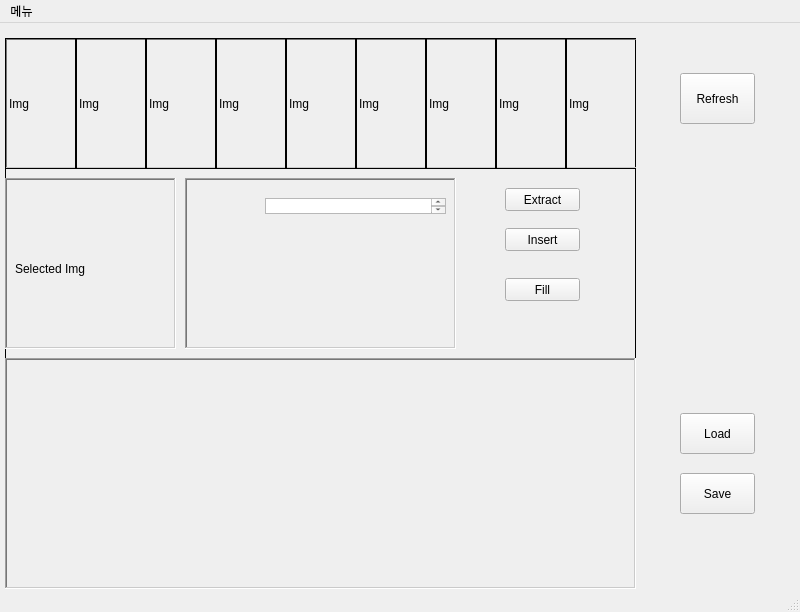
<?xml version="1.0" encoding="UTF-8"?>
<ui version="4.0">
 <class>MainWindow</class>
 <widget class="QMainWindow" name="MainWindow">
  <property name="geometry">
   <rect>
    <x>0</x>
    <y>0</y>
    <width>800</width>
    <height>612</height>
   </rect>
  </property>
  <property name="windowTitle">
   <string>MainWindow</string>
  </property>
  <widget class="QWidget" name="centralwidget">
   <widget class="QPushButton" name="refresh">
    <property name="geometry">
     <rect>
      <x>680</x>
      <y>50</y>
      <width>75</width>
      <height>51</height>
     </rect>
    </property>
    <property name="text">
     <string>Refresh</string>
    </property>
   </widget>
   <widget class="QPushButton" name="load">
    <property name="geometry">
     <rect>
      <x>680</x>
      <y>390</y>
      <width>75</width>
      <height>41</height>
     </rect>
    </property>
    <property name="text">
     <string>Load</string>
    </property>
   </widget>
   <widget class="QPushButton" name="save">
    <property name="geometry">
     <rect>
      <x>680</x>
      <y>450</y>
      <width>75</width>
      <height>41</height>
     </rect>
    </property>
    <property name="text">
     <string>Save</string>
    </property>
   </widget>
   <widget class="QWidget" name="gridLayoutWidget">
    <property name="geometry">
     <rect>
      <x>0</x>
      <y>10</y>
      <width>641</width>
      <height>561</height>
     </rect>
    </property>
    <layout class="QGridLayout" name="gridLayout">
     <property name="leftMargin">
      <number>5</number>
     </property>
     <property name="topMargin">
      <number>5</number>
     </property>
     <property name="rightMargin">
      <number>5</number>
     </property>
     <property name="bottomMargin">
      <number>5</number>
     </property>
     <item row="0" column="0">
      <widget class="QFrame" name="main_frame">
       <property name="frameShape">
        <enum>QFrame::Box</enum>
       </property>
       <property name="frameShadow">
        <enum>QFrame::Plain</enum>
       </property>
       <widget class="QFrame" name="generated_img_frame">
        <property name="geometry">
         <rect>
          <x>0</x>
          <y>0</y>
          <width>681</width>
          <height>131</height>
         </rect>
        </property>
        <property name="frameShape">
         <enum>QFrame::WinPanel</enum>
        </property>
        <property name="frameShadow">
         <enum>QFrame::Sunken</enum>
        </property>
        <property name="lineWidth">
         <number>2</number>
        </property>
        <property name="midLineWidth">
         <number>2</number>
        </property>
        <widget class="QLabel" name="g_img_1">
         <property name="geometry">
          <rect>
           <x>0</x>
           <y>0</y>
           <width>72</width>
           <height>131</height>
          </rect>
         </property>
         <property name="frameShape">
          <enum>QFrame::Box</enum>
         </property>
         <property name="text">
          <string>Img</string>
         </property>
        </widget>
        <widget class="QLabel" name="g_img_2">
         <property name="geometry">
          <rect>
           <x>70</x>
           <y>0</y>
           <width>72</width>
           <height>131</height>
          </rect>
         </property>
         <property name="frameShape">
          <enum>QFrame::Box</enum>
         </property>
         <property name="text">
          <string>Img</string>
         </property>
        </widget>
        <widget class="QLabel" name="g_img_3">
         <property name="geometry">
          <rect>
           <x>140</x>
           <y>0</y>
           <width>72</width>
           <height>131</height>
          </rect>
         </property>
         <property name="frameShape">
          <enum>QFrame::Box</enum>
         </property>
         <property name="text">
          <string>Img</string>
         </property>
        </widget>
        <widget class="QLabel" name="g_img_4">
         <property name="geometry">
          <rect>
           <x>210</x>
           <y>0</y>
           <width>72</width>
           <height>131</height>
          </rect>
         </property>
         <property name="frameShape">
          <enum>QFrame::Box</enum>
         </property>
         <property name="text">
          <string>Img</string>
         </property>
        </widget>
        <widget class="QLabel" name="g_img_5">
         <property name="geometry">
          <rect>
           <x>280</x>
           <y>0</y>
           <width>72</width>
           <height>131</height>
          </rect>
         </property>
         <property name="frameShape">
          <enum>QFrame::Box</enum>
         </property>
         <property name="text">
          <string>Img</string>
         </property>
        </widget>
        <widget class="QLabel" name="g_img_6">
         <property name="geometry">
          <rect>
           <x>350</x>
           <y>0</y>
           <width>72</width>
           <height>131</height>
          </rect>
         </property>
         <property name="frameShape">
          <enum>QFrame::Box</enum>
         </property>
         <property name="text">
          <string>Img</string>
         </property>
        </widget>
        <widget class="QLabel" name="g_img_7">
         <property name="geometry">
          <rect>
           <x>420</x>
           <y>0</y>
           <width>72</width>
           <height>131</height>
          </rect>
         </property>
         <property name="frameShape">
          <enum>QFrame::Box</enum>
         </property>
         <property name="text">
          <string>Img</string>
         </property>
        </widget>
        <widget class="QLabel" name="g_img_8">
         <property name="geometry">
          <rect>
           <x>490</x>
           <y>0</y>
           <width>72</width>
           <height>131</height>
          </rect>
         </property>
         <property name="frameShape">
          <enum>QFrame::Box</enum>
         </property>
         <property name="text">
          <string>Img</string>
         </property>
        </widget>
        <widget class="QLabel" name="g_img_9">
         <property name="geometry">
          <rect>
           <x>560</x>
           <y>0</y>
           <width>72</width>
           <height>131</height>
          </rect>
         </property>
         <property name="frameShape">
          <enum>QFrame::Box</enum>
         </property>
         <property name="text">
          <string>Img</string>
         </property>
        </widget>
       </widget>
       <widget class="QFrame" name="generated_img_frame_2">
        <property name="geometry">
         <rect>
          <x>0</x>
          <y>140</y>
          <width>171</width>
          <height>171</height>
         </rect>
        </property>
        <property name="frameShape">
         <enum>QFrame::WinPanel</enum>
        </property>
        <property name="frameShadow">
         <enum>QFrame::Sunken</enum>
        </property>
        <property name="lineWidth">
         <number>2</number>
        </property>
        <property name="midLineWidth">
         <number>2</number>
        </property>
        <widget class="QLabel" name="selected_frame">
         <property name="geometry">
          <rect>
           <x>10</x>
           <y>10</y>
           <width>161</width>
           <height>161</height>
          </rect>
         </property>
         <property name="text">
          <string>Selected Img</string>
         </property>
        </widget>
       </widget>
       <widget class="QFrame" name="storage_frame">
        <property name="geometry">
         <rect>
          <x>0</x>
          <y>320</y>
          <width>631</width>
          <height>231</height>
         </rect>
        </property>
        <property name="frameShape">
         <enum>QFrame::WinPanel</enum>
        </property>
        <property name="frameShadow">
         <enum>QFrame::Sunken</enum>
        </property>
        <property name="lineWidth">
         <number>2</number>
        </property>
        <property name="midLineWidth">
         <number>2</number>
        </property>
       </widget>
       <widget class="QPushButton" name="extract">
        <property name="geometry">
         <rect>
          <x>500</x>
          <y>150</y>
          <width>75</width>
          <height>23</height>
         </rect>
        </property>
        <property name="text">
         <string>Extract</string>
        </property>
       </widget>
       <widget class="QPushButton" name="insert">
        <property name="geometry">
         <rect>
          <x>500</x>
          <y>190</y>
          <width>75</width>
          <height>23</height>
         </rect>
        </property>
        <property name="text">
         <string>Insert</string>
        </property>
       </widget>
       <widget class="QPushButton" name="fill">
        <property name="geometry">
         <rect>
          <x>500</x>
          <y>240</y>
          <width>75</width>
          <height>23</height>
         </rect>
        </property>
        <property name="text">
         <string>Fill</string>
        </property>
       </widget>
       <widget class="QFrame" name="parameter_frame">
        <property name="geometry">
         <rect>
          <x>180</x>
          <y>140</y>
          <width>271</width>
          <height>171</height>
         </rect>
        </property>
        <property name="frameShape">
         <enum>QFrame::WinPanel</enum>
        </property>
        <property name="frameShadow">
         <enum>QFrame::Sunken</enum>
        </property>
        <property name="lineWidth">
         <number>2</number>
        </property>
        <property name="midLineWidth">
         <number>2</number>
        </property>
        <widget class="QTextEdit" name="param_1">
         <property name="geometry">
          <rect>
           <x>80</x>
           <y>20</y>
           <width>181</width>
           <height>16</height>
          </rect>
         </property>
        </widget>
       </widget>
      </widget>
     </item>
    </layout>
   </widget>
  </widget>
  <widget class="QMenuBar" name="menubar">
   <property name="geometry">
    <rect>
     <x>0</x>
     <y>0</y>
     <width>800</width>
     <height>21</height>
    </rect>
   </property>
   <widget class="QMenu" name="menu">
    <property name="title">
     <string>메뉴</string>
    </property>
    <addaction name="actionselect_mission"/>
    <addaction name="actionExit"/>
   </widget>
   <addaction name="menu"/>
  </widget>
  <widget class="QStatusBar" name="statusbar"/>
  <action name="actionselect_mission">
   <property name="text">
    <string>select_mission</string>
   </property>
  </action>
  <action name="actionExit">
   <property name="text">
    <string>Exit</string>
   </property>
  </action>
 </widget>
 <resources/>
 <connections/>
</ui>
